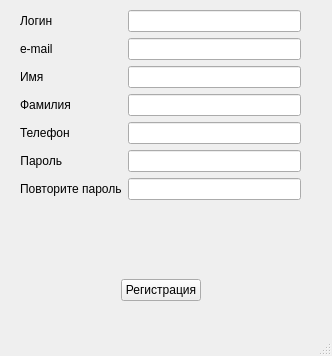
<?xml version="1.0" encoding="UTF-8"?>
<ui version="4.0">
 <class>Registration</class>
 <widget class="QMainWindow" name="Registration">
  <property name="geometry">
   <rect>
    <x>0</x>
    <y>0</y>
    <width>332</width>
    <height>356</height>
   </rect>
  </property>
  <property name="windowTitle">
   <string>MainWindow</string>
  </property>
  <widget class="QWidget" name="centralwidget">
   <widget class="QWidget" name="gridLayoutWidget">
    <property name="geometry">
     <rect>
      <x>20</x>
      <y>10</y>
      <width>281</width>
      <height>291</height>
     </rect>
    </property>
    <layout class="QGridLayout" name="gridLayout">
     <item row="2" column="0">
      <layout class="QHBoxLayout" name="horizontalLayout">
       <item>
        <spacer name="horizontalSpacer_2">
         <property name="orientation">
          <enum>Qt::Horizontal</enum>
         </property>
         <property name="sizeHint" stdset="0">
          <size>
           <width>30</width>
           <height>20</height>
          </size>
         </property>
        </spacer>
       </item>
       <item>
        <widget class="QPushButton" name="pushButton_registration">
         <property name="text">
          <string>Регистрация</string>
         </property>
        </widget>
       </item>
       <item>
        <spacer name="horizontalSpacer">
         <property name="orientation">
          <enum>Qt::Horizontal</enum>
         </property>
         <property name="sizeHint" stdset="0">
          <size>
           <width>30</width>
           <height>20</height>
          </size>
         </property>
        </spacer>
       </item>
      </layout>
     </item>
     <item row="0" column="0">
      <layout class="QFormLayout" name="formLayout">
       <item row="1" column="0">
        <widget class="QLabel" name="label_login">
         <property name="text">
          <string>Логин</string>
         </property>
        </widget>
       </item>
       <item row="1" column="1">
        <widget class="QLineEdit" name="lineEdit_login"/>
       </item>
       <item row="3" column="0">
        <widget class="QLabel" name="label_email">
         <property name="text">
          <string>e-mail</string>
         </property>
        </widget>
       </item>
       <item row="3" column="1">
        <widget class="QLineEdit" name="lineEdit_email"/>
       </item>
       <item row="5" column="0">
        <widget class="QLabel" name="label_name">
         <property name="text">
          <string>Имя</string>
         </property>
        </widget>
       </item>
       <item row="5" column="1">
        <widget class="QLineEdit" name="lineEdit_name"/>
       </item>
       <item row="7" column="0">
        <widget class="QLabel" name="label_sirname">
         <property name="text">
          <string>Фамилия</string>
         </property>
        </widget>
       </item>
       <item row="7" column="1">
        <widget class="QLineEdit" name="lineEdit_sirname"/>
       </item>
       <item row="9" column="0">
        <widget class="QLabel" name="label_phone">
         <property name="text">
          <string>Телефон</string>
         </property>
        </widget>
       </item>
       <item row="9" column="1">
        <widget class="QLineEdit" name="lineEdit_phone_number"/>
       </item>
       <item row="12" column="0">
        <widget class="QLabel" name="label_password">
         <property name="text">
          <string>Пароль</string>
         </property>
         <property name="alignment">
          <set>Qt::AlignRight|Qt::AlignTrailing|Qt::AlignVCenter</set>
         </property>
        </widget>
       </item>
       <item row="12" column="1">
        <widget class="QLineEdit" name="lineEdit_password"/>
       </item>
       <item row="14" column="1">
        <widget class="QLineEdit" name="lineEdit_repeat_pass"/>
       </item>
       <item row="14" column="0">
        <widget class="QLabel" name="label_repeat_pass">
         <property name="text">
          <string>Повторите пароль</string>
         </property>
         <property name="wordWrap">
          <bool>true</bool>
         </property>
        </widget>
       </item>
      </layout>
     </item>
     <item row="1" column="0">
      <spacer name="verticalSpacer">
       <property name="orientation">
        <enum>Qt::Vertical</enum>
       </property>
       <property name="sizeHint" stdset="0">
        <size>
         <width>20</width>
         <height>40</height>
        </size>
       </property>
      </spacer>
     </item>
    </layout>
   </widget>
  </widget>
  <widget class="QMenuBar" name="menubar">
   <property name="geometry">
    <rect>
     <x>0</x>
     <y>0</y>
     <width>332</width>
     <height>20</height>
    </rect>
   </property>
  </widget>
  <widget class="QStatusBar" name="statusbar"/>
 </widget>
 <resources/>
 <connections/>
</ui>
